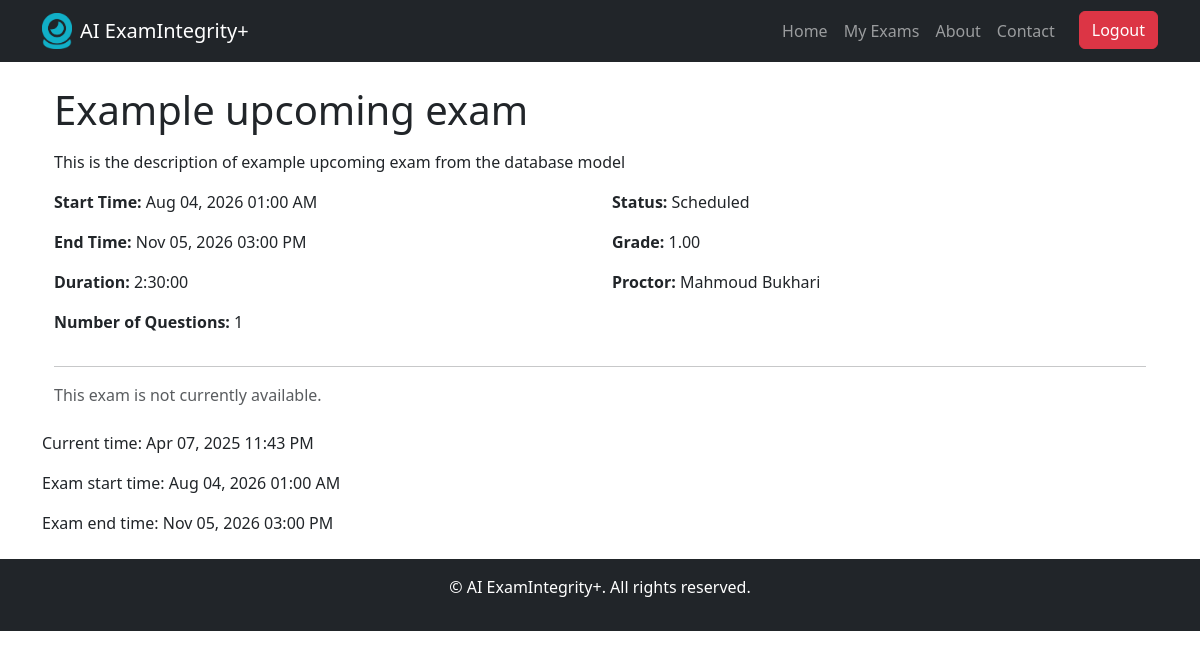
The app's page /student/exam_detail/e9d68c7d-5678-4525-b348-486f808ee49e/ (signed in) with its own data.
### proctor/models.py (models this page shows, shortened)
class Exam(models.Model):
    exam_id = models.UUIDField(primary_key=True, default=uuid.uuid4, editable=False)
    title = models.CharField(max_length=255)
    description = models.TextField(blank=True, null=True)
    start_time = models.DateTimeField()
    end_time = models.DateTimeField()
    duration = models.DurationField(blank=True, null=True, help_text="Duration of the exam ex: 2:30:00")
    proctor = models.ForeignKey(
        settings.AUTH_USER_MODEL,
        on_delete=models.CASCADE,
        related_name='exams',
        limit_choices_to={'user_type': 'proctor'}
    )
    student_list = models.ManyToManyField(
        settings.AUTH_USER_MODEL,
        related_name='exams_taken',
        limit_choices_to={'user_type': 'student'}
    )
    grade = models.DecimalField(max_digits=5, decimal_places=2, blank=True, null=True)
    attempt = models.PositiveIntegerField(default=1)
    STATUS_CHOICES = [
        ('scheduled', 'Scheduled'),
        ('ongoing', 'Ongoing'),
        ('completed', 'Completed'),
        ('paused', 'Paused'),
        ('cancelled', 'Cancelled'),
    ]
    status = models.CharField(max_length=20, choices=STATUS_CHOICES, default='scheduled')

### accounts/models.py (models this page shows, shortened)
class CustomUser(AbstractUser):
    USER_TYPE_CHOICES = (
        ('student', 'Student'),
        ('proctor', 'Proctor'),
        ('admin', 'Admin'),
    )
    user_type = models.CharField(max_length=20, choices=USER_TYPE_CHOICES, default='student')

### student/views.py (the view)
# urls.py: path('exam_detail/<uuid:exam_id>/', student_exam_detail, name='student_exam_detail'),
@student_required
@login_required
def student_exam_detail(request, exam_id):
    exam = get_object_or_404(Exam, exam_id=exam_id, student_list=request.user)
    question_count = exam.questions.count()  # assumes related_name="questions" in Question model
    now = timezone.now()  # This should return a timezone-aware datetime
    context = {
        'exam': exam,
        'question_count': question_count,
        'now': now,
    }
    return render(request, 'student/exam_detail.html', context)

### student/templates/student/exam_detail.html (shortened to what this page needs)
{% extends "base.html" %}
{% block content %}
<div class="container my-4">
  <h1 class="mb-3">{{ exam.title }}</h1>
  <p>{{ exam.description }}</p>
  <div class="row">
    <div class="col-md-6">
      <p><strong>Start Time:</strong> {{ exam.start_time|date:"M d, Y h:i A" }}</p>
      <p><strong>End Time:</strong> {{ exam.end_time|date:"M d, Y h:i A" }}</p>
      {% if exam.duration %}
        <p><strong>Duration:</strong> {{ exam.duration }}</p>
      {% endif %}
      <p><strong>Number of Questions:</strong> {{ question_count }}</p>
    </div>
    <div class="col-md-6">
      <p><strong>Status:</strong> {{ exam.status|capfirst }}</p>
      {% if exam.grade %}
        <p><strong>Grade:</strong> {{ exam.grade }}</p>
      {% endif %}
      <p><strong>Proctor:</strong> {{ exam.proctor.first_name }} {{ exam.proctor.last_name }}</p>
    </div>
  </div>
  <hr>
  {% if now and exam.start_time <= now and exam.end_time > now %}
    <a href="{% url 'start_exam' exam_id=exam.exam_id %}" class="btn btn-success">Start Exam</a>
  {% else %}
    <p class="text-muted">This exam is not currently available.</p>
  {% endif %}
</div>
<p>Current time: {{ now|date:"M d, Y h:i A" }}</p>
<p>Exam start time: {{ exam.start_time|date:"M d, Y h:i A" }}</p>
<p>Exam end time: {{ exam.end_time|date:"M d, Y h:i A" }}</p>
{% endblock %}

### records on screen
Exam: title "Example upcoming exam", description "This is the description of example upcoming exam from the database model", start_time "Aug 04, 2026 01:00 AM", end_time "Nov 05, 2026 03:00 PM", duration "2:30:00", status "Scheduled", grade "1.00", proctor.first_name "Mahmoud", proctor.last_name "Bukhari"

### other values on screen
{{ question_count }} "1"
